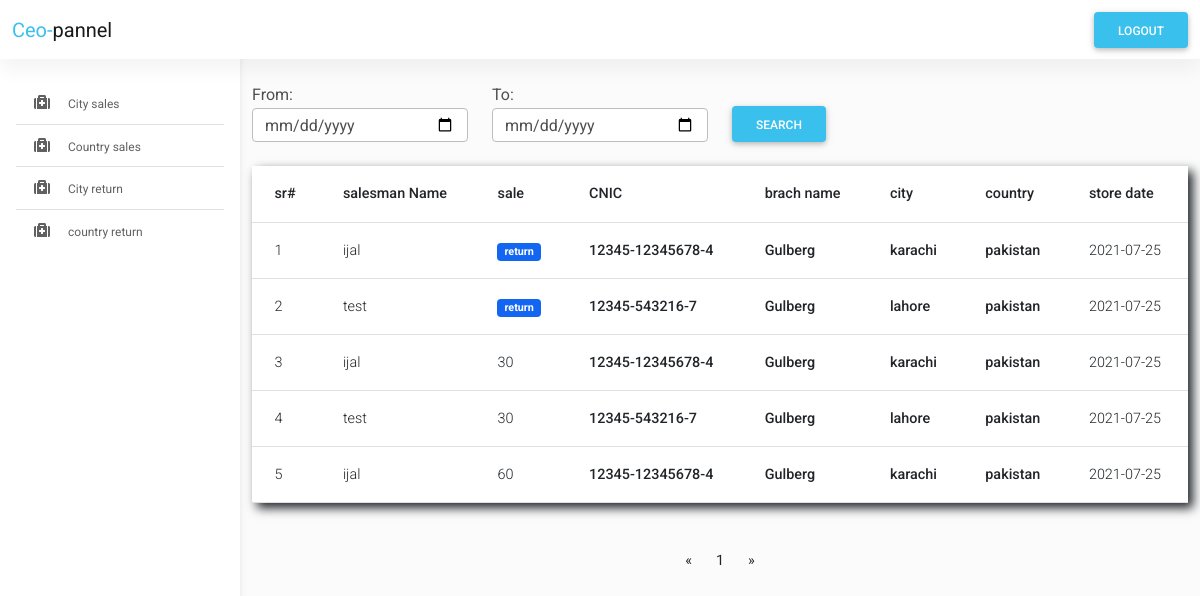
The app's page /Ceo/countrysale.php (signed in) with its own data.
### tables this page shows
CREATE TABLE `sales_medicine` (
  `id` int(11) NOT NULL,
  `sm_name` text NOT NULL,
  `sm_price` int(250) NOT NULL,
  `sm_qty` int(250) NOT NULL,
  `sm_id` int(250) NOT NULL,
  `salesman_id` int(250) NOT NULL,
  `created_at` date NOT NULL DEFAULT current_timestamp()
);

CREATE TABLE `sales_manager` (
  `id` int(11) NOT NULL,
  `name` text NOT NULL,
  `cnic` text NOT NULL,
  `phone` text NOT NULL,
  `password` text NOT NULL,
  `country` text NOT NULL,
  `city` text NOT NULL,
  `branch_name` text NOT NULL
);

### Ceo/countrysale.php (the view, shortened to what this page needs)
<?php
include "./layouts/header.php";
include "./layouts/navbar.php";
?>
<main style="margin-top: 58px">
  <div class="container pt-4">
    <section>
      <div class="row">
      <div class="col-xl-12 col-sm-10 col-12 mb-4">
        <div class="col-xl-12 col-sm-10 col-12 mb-4">
        <form action="<?php echo $_SERVER['PHP_SELF']; ?>" method="post">
<div class="row mt-10px">
    <div class="col-md-3 " >
    <label for="">From: </label>
        <input type="date" name="date_1" class="form-control "   />
    </div>
    <div class="col-md-3">
<label for="">To:</label>
<input type="date" name="date_2" class="form-control"  />
</div>
    <div class="col-md-3">
        <button type="submit" class="btn btn-info mt-4" name="btnseach" style="width: fit-content;margin-top:20px">search</button>
    </div>
    </form>
          </div>
        </div>
          <table class="table">
            <thead>
              <tr>
                <th scope="col">sr#</th>
                <th scope="col">salesman Name </th>
                <th scope="col">sale</th>
                <th scope="col">CNIC</th>
                <th scope="col">brach name</th>
                <th scope="col">city</th>
                <th scope="col">country</th>
                <th scope="col">store date</th>
              </tr>
            </thead>
            <tbody>
            <?php
    $index=0;
  $result_per_page = 5;
        $sql = "SELECT * FROM sales_medicine ";
        $result = $connect->query($sql);
        $number_of_rows = mysqli_num_rows($result);
        if ($result->num_rows > 0) {
            $number_of_f_p = ceil($number_of_rows / $result_per_page);
            if (!isset($_GET['page'])) {
                $page = 1;
            } else {
                $page = $_GET['page'];
            }
            $this_page_f_result = ($page - 1) * $result_per_page;
           if(isset($_POST['btnseach'])){
               $date_1=$_POST["date_1"];
               $date_2=$_POST["date_2"];
               $sql = "SELECT * from sales_medicine a, sales_manager b  where created_at between   '$date_1'  AND   '$date_2'   LIMIT " . $this_page_f_result . ',' . $result_per_page;
           }else{
               $sql = "SELECT * from sales_medicine a, sales_manager b LIMIT " . $this_page_f_result . ',' . $result_per_page;
           }
            $result = $connect->query($sql);
            while ($row = $result->fetch_assoc()) {
        ?>
                                <tr>
                                  <td><?php echo ++$index; ?></td>
                                  <td><?php echo $row['name']; ?></td>
                                  <td><?php
                                  if($row['sm_price']==0){
                                    echo "<span class='badge bg-primary' > return</span>";
                                  }else{
                                    echo $row['sm_price'];
                                  }
                                  ?></td>
                                    <th scope="row"><?php echo $row['cnic']; ?></th>
                                    <th scope="row"><?php echo $row['branch_name']; ?></th>
                                    <th scope="row"><?php echo $row['city']; ?></th>
                                    <th scope="row"><?php echo $row['country']; ?></th>
                                    <td><?php echo $row['created_at']; ?></td>
                                </tr>
                    <?php
                            }
                        }
                    ?>
            </tbody>
          </table>
        </div>
        <div class="set_pagination">
    <nav aria-label="Page navigation example">
        <ul class="pagination justify-content-center">
            <li class="page-item">
                <a class="page-link" href="index.php?page=<?php echo $page ?>" aria-label="Previous">
                    <span aria-hidden="true">&laquo;</span>
                </a>
            </li>
            <?php
            for ($page = 1; $page <= $number_of_f_p; $page++) {
            ?>
                <li class="page-item"><a class="page-link" href="index.php?page=<?php echo $page ?>"><?php echo $page ?></a></li>
            <?php
            }
            ?>
            <li class="page-item">
                <a class="page-link" href="index.php?page=<?php echo $page - 1 ?>" aria-label="Next">
                    <span aria-hidden="true">&raquo;</span>
                </a>
            </li>
        </ul>
    </nav>
</div>
      </div>
</main>
<?php
include "./layouts/footer.php";
?>

### Ceo/assets/css/admin.css (style rules this page uses)
body { background-color: #fbfbfb; }
@media (min-width: 991.98px) { main { padding-left: 240px; } }

### Ceo/layouts/header.php (style rules this page uses)
table { background-color: white; padding: 10px; box-shadow: 5px 5px 10px; }

### records on screen
sales_medicine: sales_manager.name "ijal", sm_price "return", sales_manager.cnic "12345-12345678-4", sales_manager.branch_name "Gulberg", sales_manager.city "karachi", sales_manager.country "pakistan", created_at "2021-07-25", sales_manager.name "test", sales_manager.cnic "12345-543216-7", sales_manager.city "lahore"
sales_medicine: sales_manager.name "ijal", sm_price "30", sales_manager.cnic "12345-12345678-4", sales_manager.branch_name "Gulberg", sales_manager.city "karachi", sales_manager.country "pakistan", created_at "2021-07-25", sales_manager.name "test", sales_manager.cnic "12345-543216-7", sales_manager.city "lahore"
sales_medicine: sales_manager.name "ijal", sm_price "60", sales_manager.cnic "12345-12345678-4", sales_manager.branch_name "Gulberg", sales_manager.city "karachi", sales_manager.country "pakistan", created_at "2021-07-25"
